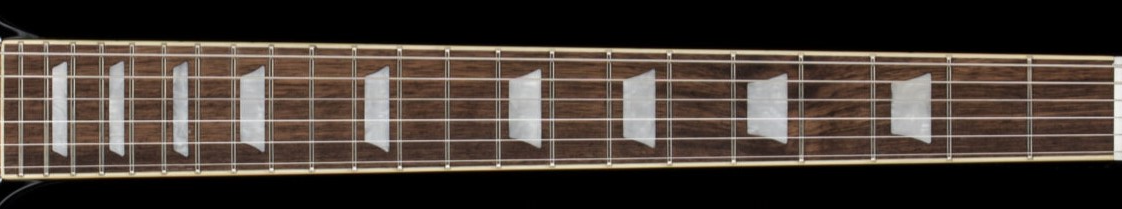
#> input picture test/dataset/template.jpg, 1122 x 209 px, given in place of guitar2.mp4, which was not available
$ python fretboard_detection_test_edge.py   (older library calls are emulated)
#> lines starting #> are read from the running program, lines starting #| are printed output that depends on the picture; after the words box and inside, x2 and y2 are one past the last pixel; in counts of white or black regions, pixels touching at a corner belong together; pictures that were not available may be replaced by others from this repository, and a replacement may not be noted
### play2tab/video_processing/template.py
import numpy as np
import cv2
from utils.utils import draw_line

# [32 lines left out: functions transform_points, transform_houghlines, not called in this run]


def shift_center_houghlines(new_center_xy, lines_rt):
    '''
    lines_rt = np.array([[r1, t1], [r2, t2], ...])
    '''
    x0, y0 = new_center_xy
    phi = np.arctan2(y0, x0)
    shifted_lines_rt = lines_rt.copy()
    shifted_lines_rt[:, 0] = shifted_lines_rt[:, 0] - np.sqrt(x0**2 + y0**2) * np.cos(phi - shifted_lines_rt[:, 1])
    return shifted_lines_rt

def rotate_line_pair(angle, rot_mat, line_pair):
    '''
    angle: rad
    rot_mat: the 2 * 3 transformation
    line_pair: [[r1, t1, h1], [r2, t2, h2], ...]
    '''
    rotated_line_pair = line_pair.copy()
    m = -rot_mat [:, :2].T @ rot_mat [:, 2]
    rotated_line_pair[:, 0] = -np.cos(rotated_line_pair[:, 1]) * m[0] - np.sin(rotated_line_pair[:, 1]) * m[1] + rotated_line_pair[:, 0]

    rotated_line_pair[:, 1] = rotated_line_pair[:, 1] - angle
    return rotated_line_pair

class Template:
    def __init__(self) -> None:
        self.image = None
        self.cdst = None
        self.fingerboard_lines = None
        self.fretlines = None

    def register_image(self, image):
        self.image = image
        self.cdst = cv2.cvtColor(self.image.copy(), cv2.COLOR_GRAY2BGR)

    def register_fingerboard_lines(self, fingerboard_lines):
        self.fingerboard_lines = fingerboard_lines

    def register_rotation(self, center, angle, rot_mat):
        self.center = center
        self.rot_angle = angle
        self.rot_mat = rot_mat

    def register_padded_rect(self, padded_rect):
        self.padded_rect = padded_rect

    def register_homography(self, homography):
        self.homography = homography

    def register_final_shift(self, new_xy):
        self.final_shift = new_xy

    # [16 lines left out: function register_fretlines, not called in this run]

    def register_template_image(self, image):
        self.template_image = image
        # self.template_image_edge = cv2.Canny(image, 30, 100, 5)

    def register_template_marker_positions(self, template_marker_positions):
        self.template_marker_positions = transform_points(template_marker_positions, np.linalg.inv(self.total_mat))

    # [7 lines left out: function draw_fretboard, not called in this run]

### play2tab/video_processing/utils/utils.py
import cv2
import numpy as np
from skimage.transform import SimilarityTransform
from numpy.random import default_rng
from scipy.optimize import linear_sum_assignment
from skimage.measure import ransac
from sklearn.linear_model import RANSACRegressor, LinearRegression
rng = default_rng()

# [14 lines left out: functions find_features, cost_matrix_for_features, not called in this run]

def npprint(*data):
    with np.printoptions(precision=3, suppress=True):
        print(*data)

# [47 lines left out: functions get_screensize, draw_line, prepare_draw_strings, prepare_draw_fretboard, not called in this run]

def angle_diff(ang1, ang2):
    diff = (ang1 - ang2) % np.pi
    if diff > np.pi/2:
        return np.pi - diff
    else:
        return diff

# [4 lines left out: function angle_diff_np, not called in this run]

def second_order_difference(x1, x2, x3):
    return (x1 + x3 - 2*x2) / x2

def line_line_intersection(riti, rjtj):
    tmp = np.cross([np.cos(riti[1]), np.sin(riti[1]), -riti[0]], [np.cos(rjtj[1]), np.sin(rjtj[1]), -rjtj[0]])
    return tmp[:2] / tmp[2]

# [5 lines left out: function line_line_intersection_fast, not called in this run]

def fret_ratio(x1, x2, x3):
    return max(x3 - x2, x2 - x1) / min(x3 - x2, x2 - x1)

def nothing(x):
    pass

class ColorThresholder:
    # [146 lines left out: functions __init__, update, line_image_intersection, cornerpoints_from_line_pair, rotate_image, crop_from_oriented_bounding_box and 1 more, not called in this run]

def project_points_to_line(line_param, pnts):
    return ((pnts - [0, -line_param[2]/line_param[1]]) @ np.array([-line_param[1], line_param[0]])) / np.sqrt(line_param[0]**2 + line_param[1]**2)

def point_distance_to_line(point, dist, angle):
    return dist - point[0] * np.cos(angle) - point[1] * np.sin(angle)

# [30 lines left out: functions transform_houghlines, transform_points, not called in this run]

def homogeneous_coords_from_houghlines(lines):
    return np.vstack((np.cos(lines[:, 1]), np.sin(lines[:, 1]), -lines[:, 0])).T

def vanishing_point_estimation(lines):
    return np.linalg.lstsq(np.vstack((np.cos(lines[:, 1]), np.sin(lines[:, 1]))).T, lines[:, 0])

# [11 lines left out: functions project_point_on_plane, project_points_on_plane, not called in this run]

# [8 lines of commented-out code are left out]

class RANSAC:
    # [34 lines left out: functions __init__, fit, not called in this run]

class VanishingPointEstimator:
    def minial_fit(self, linesP):
        return np.cross(linesP[:2], linesP[2:])

    def ls_fit(self, L, N):
        return (vanishing_line_from_parallel_lines(L, N), L[0], N[0])

    def loss(self, vp, linesP):

        return

def ransac_find_vanishing_point(linesP):

    return vanishing_point, inlier_mask_


# [154 lines left out: functions find_homography_from_matched_fretlines, find_projective_rectification, ransac_vanishing_point_estimation, homogeneous_coords_from_linesP, compute_votes, not called in this run]

### play2tab/video_processing/fretboard_detection_test_edge.py
import cv2
import numpy as np
from skimage.transform import hough_line, hough_line_peaks
from itertools import combinations
from utils.utils import angle_diff
import matplotlib.pyplot as plt
from scipy.spatial.transform.rotation import Rotation
from template import Template, transform_houghlines, shift_center_houghlines, rotate_line_pair, transform_points
from itertools import combinations
from sklearn import linear_model
from scipy.optimize import curve_fit
from scipy.optimize import least_squares, minimize

def point_line_distance(linert, pnt):
    return pnt[0] * np.cos(linert[1]) + pnt[1] * np.sin(linert[1]) - linert[0]

# [23 lines left out: functions quad_area, polygon_area, line_line_intersection, line_line_intersection_fast, not called in this run]

def rotate_image(image, image_center, angle):
  rot_mat = cv2.getRotationMatrix2D(image_center, angle, 1.0)  # deg
  result = cv2.warpAffine(image, rot_mat, image.shape[1::-1], flags=cv2.INTER_LINEAR)
  return result, rot_mat

def draw_line(image, rho, theta, **kwargs):
    length = max(image.shape[0], image.shape[1])

    a = np.cos(theta)
    b = np.sin(theta)
    x0 = a * rho
    y0 = b * rho
    pt1 = (int(x0 + length*(-b)), int(y0 + length*(a)))
    pt2 = (int(x0 - length*(-b)), int(y0 - length*(a)))
    if 'thickness' in kwargs:
        thickness = kwargs['thickness']
    else:
        thickness = 1
    if 'color' in kwargs:
        color = kwargs['color']
    else:
        color = (0, 255, 0)
    cv2.line(image, pt1, pt2, color, thickness, cv2.LINE_AA)

def cornerpoints_from_line_pair(line_pair, width):
    '''
    line_pair = [[r1, t1, h1], [r2, t2, h2]]
    '''
    w = width
    r1 = line_pair[0, 0]
    t1 = line_pair[0, 1]
    r2 = line_pair[1, 0]
    t2 = line_pair[1, 1]
    cornerpoints = np.array([[
        [0, int(r1/np.sin(t1))],
        [w, int((r1-w*np.cos(t1))/np.sin(t1))],
        [w, int((r2-w*np.cos(t2))/np.sin(t2))],
        [0, int(r2/np.sin(t2))]
    ]])
    return cornerpoints

def fingerboard_lines_detection(edges, theta_tol=5, rho_tol=100, is_visualize=False):
    '''
    fingerboard_lines = [[r1, t1, h1], [r2, t2, h2]]
    '''
    rho_tol = 100  # pixel
    tested_angles = np.linspace(-np.pi / 2, np.pi / 2, 360, endpoint=False)
    h, theta, d = hough_line(edges, theta=tested_angles)
    hspace, angles, dists = hough_line_peaks(h, theta, d, min_distance=9, min_angle=10, threshold=100)
    parallel_lines = []
    for [[hi, ri, ti], [hj, rj, tj]] in combinations(zip(hspace, dists, angles), 2):
        if angle_diff(ti, tj) < theta_tol / 180 * np.pi and abs(ri - rj) > rho_tol:
            parallel_lines.append([ri, ti, hi, rj, tj, hj])
    parallel_lines = np.array(parallel_lines)

    # find the pair of lines that has highest total count
    idx = np.argmax(parallel_lines[:, 2] + parallel_lines[:, 5])
    filtered_parallel_lines = parallel_lines[idx, :]

    # format data
    fingerboard_lines = np.zeros((2, 3))
    fingerboard_lines[0, :] = filtered_parallel_lines[:3]
    fingerboard_lines[1, :] = filtered_parallel_lines[3:]

    if is_visualize:
        cdst = cv2.cvtColor(edges.copy(), cv2.COLOR_GRAY2BGR)
        for line in fingerboard_lines:
            draw_line(cdst, line[0], line[1])
        return fingerboard_lines, cdst
    return fingerboard_lines, None

def rotate_fingerboard(frame, template):
    cornerpoints = cornerpoints_from_line_pair(template.fingerboard_lines, frame.shape[1])

    rect = cv2.minAreaRect(cornerpoints) # ((x-coordinate, y-coordinate),(width, height), rotation)
    if rect[1][1] > rect[1][0]:
        angle = -(90-rect[2])
        padding = 0.2*rect[1][0]
        padded_rect = (rect[0], (rect[1][0]+2*padding, rect[1][1]), rect[2])
    else:
        angle = rect[2]
        padding = 0.2*rect[1][1]
        padded_rect = (rect[0], (rect[1][0], rect[1][1]+2*padding), rect[2])
    rotated, rot_mat = rotate_image(frame, rect[0], angle)
    fingerboard_lines = rotate_line_pair(angle/180*np.pi, rot_mat, template.fingerboard_lines)

    template.register_rotation(rect[0], angle, rot_mat)
    template.register_padded_rect(padded_rect)

    # clip rotated image
    if padded_rect[1][1] > padded_rect[1][0]:
        delta = 0.5*padded_rect[1][0]
    else:
        delta = 0.5*padded_rect[1][1]
    rotated = rotated[max(int(padded_rect[0][1]-delta), 0):int(padded_rect[0][1]+delta), :]
    fingerboard_lines = shift_center_houghlines([0, max(int(padded_rect[0][1]-delta), 0)], fingerboard_lines)

    template.register_shift([0, max(int(padded_rect[0][1]-delta), 0)])

    return rotated, fingerboard_lines

# [155 lines left out: functions find_undistort_transform, locate_fretboard, not called in this run]

def guitar_detection(gray_img):
    template = Template()
    template.register_image(gray_img)

    # First stage: guitar direction detection
    edges = cv2.Canny(gray_img, 30, 100, 5)
    # edges = cv2.Sobel(frame, cv2.CV_8U, 1, 0, 3)

    fingerboard_lines, cdst = fingerboard_lines_detection(edges, theta_tol=5, rho_tol=100, is_visualize=True)
    template.register_fingerboard_lines(fingerboard_lines)

    rotated_frame, fingerboard_lines = rotate_fingerboard(gray_img, template)

    cornerpoints = cornerpoints_from_line_pair(fingerboard_lines, rotated_frame.shape[1])
    mask = np.zeros_like(rotated_frame)
    cv2.fillPoly(mask, pts=[cornerpoints], color=(255, 255, 255))
    rotated_frame = cv2.bitwise_and(rotated_frame, mask)

    clahe = cv2.createCLAHE(clipLimit=2.0, tileGridSize=(8,8))
    rotated_frame = clahe.apply(rotated_frame)
    rotated_frame = cv2.bitwise_and(rotated_frame, mask)
    # rotated_frame = cv2.equalizeHist(rotated_frame)

    rotated_edges = cv2.Canny(rotated_frame, 50, 150, 5)

    # Second stage: fret detection
    homography, cdst, fret_lines = find_undistort_transform(rotated_edges, is_visualize=False)
    # cv2.imshow('fret detection', cdst)
    template.register_homography(homography)

    rotated_frame = cv2.warpPerspective(rotated_frame, homography, rotated_frame.shape[1::-1], flags=cv2.INTER_LINEAR)
    # draw_line(rotated_frame, filtered_parallel_lines[0][1], filtered_parallel_lines[0][2])
    # draw_line(rotated_frame, filtered_parallel_lines[0][3], filtered_parallel_lines[0][4])
    # cv2.imshow('rotated_frame', rotated_frame)

    rotated_edges = cv2.warpPerspective(rotated_edges, homography, rotated_edges.shape[1::-1], flags=cv2.INTER_LINEAR)

    flag = locate_fretboard(rotated_frame, rotated_edges, fingerboard_lines, template)
    if flag is True:
        # [7 lines of commented-out code are left out]
        return True, template
    else:
        return False, None

# [243 lines left out: functions boundingbox_12, match_region, construct_epsilon_covering_pose_set, extract_keypoints, arange_quadrangle_points, quadrangle_shape_difference and 11 more, not called in this run]

def npprint(*data):
    with np.printoptions(precision=3, suppress=True):
        print(*data)

# [327 lines left out: functions robust_findhomography, Ic_from_homography, update_homography, jac, delta_p, matching_error and 6 more, not called in this run]
    # scale = 0.934
    # offset = 267

    # choose two random correspondence


if __name__ == '__main__':
    cap = cv2.VideoCapture('test\\guitar2.mp4')

    # cap.set(cv2.CAP_PROP_POS_FRAMES, 450)
    ret, frame = cap.read()
#> frame is the input picture: shape (209, 1122, 3); mean B, G, R 53.4, 60.3, 70.4
    frame = cv2.cvtColor(frame, cv2.COLOR_BGR2GRAY)
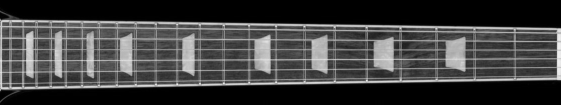
#> frame: shape (209, 1122) (shown at 1/2 size); min 0, max 248, mean 62.5
    edges = cv2.Canny(frame, 30, 100, 5)
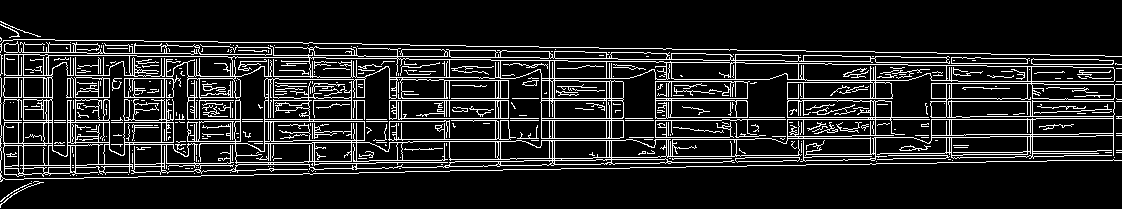
#> edges: shape (209, 1122); 13.1% white in thin lines or dots, all inside (x1, y1, x2, y2) = (0, 21, 1122, 208)

    flag, template = guitar_detection(frame)
#> in fingerboard_lines_detection, `h, theta, d = hough_line(edges, theta=tested_angles)`:
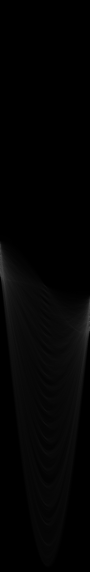
#> h: shape (2285, 360) uint64 (shown at 1/4 size); min 0, max 951, mean 13.4; drawn with min black and max white
#> in fingerboard_lines_detection, `h, theta, d = hough_line(edges, theta=tested_angles)`: theta = 360 values from -1.57 to 1.56; d = 2285 values from -1142 to 1142
#> in fingerboard_lines_detection, `hspace, angles, dists = hough_line_peaks(h, theta, d, min_distance=9, ..`: hspace = 32 values, max 951 at index 0, min 101 at index 31, mean 241; angles = 32 values, max 1.56 at index 0, min -1.57 at index 2, mean -0.0693; dists = 32 values, max 611 at index 26, min -160 at index 7, mean 183.5
#> the loop in fingerboard_lines_detection, `for [[hi, ri, ti], [hj, rj, tj]] in combinations(zip(hspace, dists, an..` made 496 passes
#> (hi, ri, ti, hj, rj, tj, diff in angle_diff) on passes 1 to 3: (951, 143, 1.56, 919, 174, 1.55, 0.00873), (951, 143, 1.56, 584, -100, -1.57, 3.13), (951, 143, 1.56, 550, -119, -1.57, 3.13)
#> after the loop in fingerboard_lines_detection, `for [[hi, ri, ti], [hj, rj, tj]] in combinations(zip(hspace, dists, an..`: parallel_lines = 73 items
#> in fingerboard_lines_detection, `parallel_lines = np.array(parallel_lines)`: parallel_lines = 73 rows, first 6: [143, 1.56, 951, -100, -1.57, 584], [143, 1.56, 951, -119, -1.57, 550], [143, 1.56, 951, -37, -1.55, 519], [143, 1.56, 951, -54, -1.56, 512], [143, 1.56, 951, -73, -1.56, 428], [143, 1.56, 951, -160, -1.57, 330]
#> in fingerboard_lines_detection, `idx = np.argmax(parallel_lines[:, 2] + parallel_lines[:, 5])`: idx = 0
#> in fingerboard_lines_detection, `filtered_parallel_lines = parallel_lines[idx, :]`: filtered_parallel_lines = [143, 1.56, 951, -100, -1.57, 584]
#> the loop in fingerboard_lines_detection, `for line in fingerboard_lines:` made 2 passes
#> (a in draw_line, b in draw_line, x0 in draw_line, y0 in draw_line, pt1 in draw_line, pt2 in draw_line) on passes 1 to 2: (0.00873, 1, 1.25, 143, (-1120, 152), (1123, 133)), (6.12e-17, -1, -6.12e-15, 100, (1122, 100), (-1122, 99))
#> after the loop in fingerboard_lines_detection, `for line in fingerboard_lines:`:
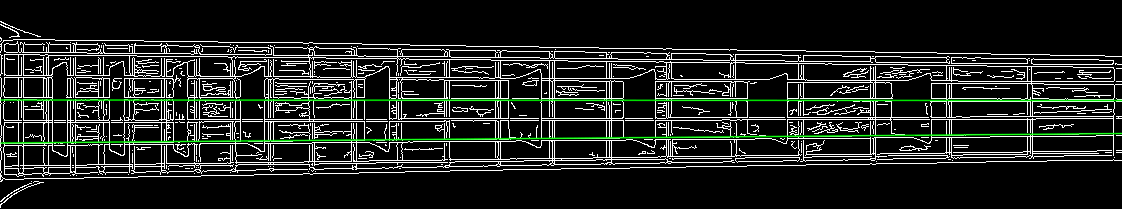
#> cdst: shape (209, 1122, 3); mean B, G, R 31.9, 35.2, 31.9
#> in guitar_detection, `fingerboard_lines, cdst = fingerboard_lines_detection(edges, theta_tol..`: fingerboard_lines = [[143, 1.56, 951], [-100, -1.57, 584]]
#> in cornerpoints_from_line_pair, `r1 = line_pair[0, 0]`: r1 = 143
#> in cornerpoints_from_line_pair, `t1 = line_pair[0, 1]`: t1 = 1.56
#> in cornerpoints_from_line_pair, `r2 = line_pair[1, 0]`: r2 = -100
#> in cornerpoints_from_line_pair, `t2 = line_pair[1, 1]`: t2 = -1.57
#> in cornerpoints_from_line_pair, `cornerpoints = np.array([[ [0, int(r1/np.sin(t1))], [w, int((r1-w*np.c..`: cornerpoints = [[0, 143], [1122, 133], [1122, 100], [0, 100]]
#> in rotate_fingerboard, `rect = cv2.minAreaRect(cornerpoints)`: rect = ((561, 121.5), (43, 1122), -90)
#> in rotate_fingerboard, `angle = -(90-rect[2])`: angle = -180
#> in rotate_fingerboard, `padding = 0.2*rect[1][0]`: padding = 8.6
#> in rotate_fingerboard, `padded_rect = (rect[0], (rect[1][0]+2*padding, rect[1][1]), rect[2])`: padded_rect = ((561, 121.5), (60.2, 1122), -90)
#> in rotate_image, `rot_mat = cv2.getRotationMatrix2D(image_center, angle, 1.0)`: rot_mat = [[-1, -1.22e-16, 1122], [1.22e-16, -1, 243]]
#> in rotate_image, `result = cv2.warpAffine(image, rot_mat, image.shape[1::-1], flags=cv2...`:
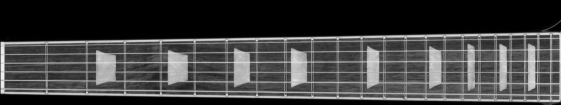
#> result: shape (209, 1122) (shown at 1/2 size); min 0, max 248, mean 62.4
#> in rotate_line_pair, `rotated_line_pair = line_pair.copy()`: rotated_line_pair = [[143, 1.56, 951], [-100, -1.57, 584]]
#> in rotate_line_pair, `m = -rot_mat [:, :2].T @ rot_mat [:, 2]`: m = [1122, 243]
#> in rotate_fingerboard, `fingerboard_lines = rotate_line_pair(angle/180*np.pi, rot_mat, templat..`: fingerboard_lines = [[-109.8, 4.7, 951], [143, 1.57, 584]]
#> in register_rotation, `self.rot_angle = angle`: self.rot_angle = -180
#> in register_rotation, `self.rot_mat = rot_mat`: self.rot_mat = [[-1, -1.22e-16, 1122], [1.22e-16, -1, 243]]
#> in register_padded_rect, `self.padded_rect = padded_rect`: self.padded_rect = ((561, 121.5), (60.2, 1122), -90)
#> in rotate_fingerboard, `delta = 0.5*padded_rect[1][0]`: delta = 30.1
#> in rotate_fingerboard, `rotated = rotated[max(int(padded_rect[0][1]-delta), 0):int(padded_rect..`:
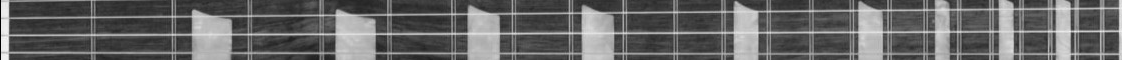
#> rotated: shape (60, 1122); min 0, max 248, mean 101
#> in shift_center_houghlines, `shifted_lines_rt = lines_rt.copy()`: shifted_lines_rt = [[-109.8, 4.7, 951], [143, 1.57, 584]]
#> in rotate_fingerboard, `fingerboard_lines = shift_center_houghlines([0, max(int(padded_rect[0]..`: fingerboard_lines = [[-18.79, 4.7, 951], [52, 1.57, 584]]
#> (the run stopped early here; a loop or call above may not have finished)
